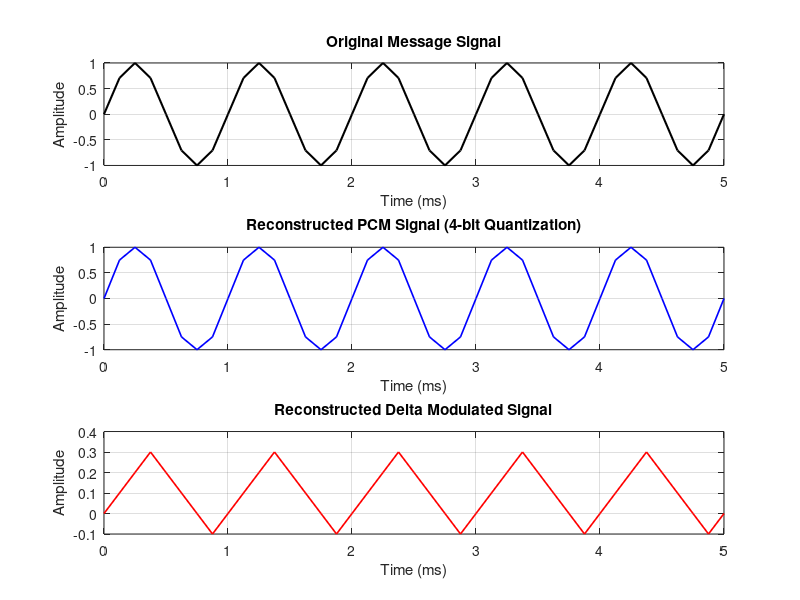
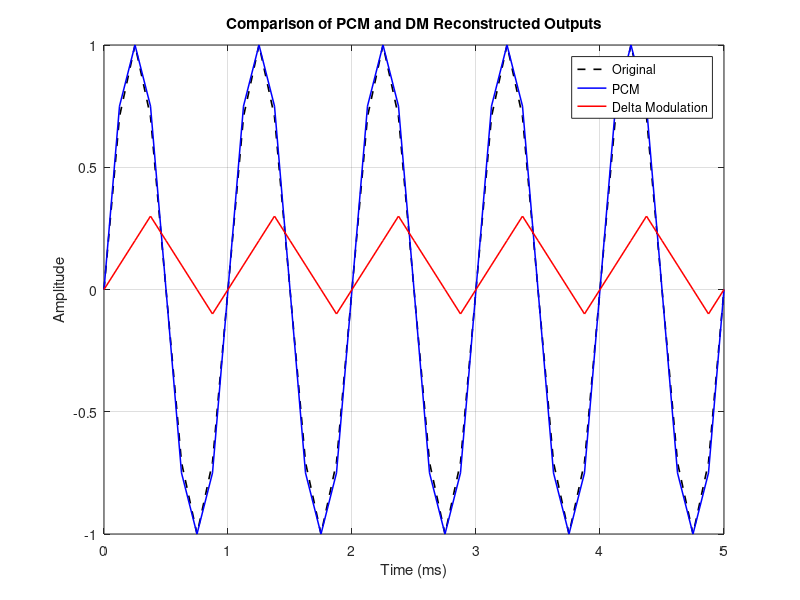

MATLAB code to generate these figures, in order:
clc; clear; close all;

fs = 8000;
fm = 1000;
t = 0:1/fs:5e-3;
Vm = 1;
x = Vm*sin(2*pi*fm*t);

n_bits = 4;
L = 2^n_bits;
xmax = Vm; xmin = -Vm;
delta_pcm = (xmax - xmin) / L;

xq = delta_pcm * floor(x/delta_pcm + 0.5);
q_noise_pcm = x - xq;
Pq_pcm = mean(q_noise_pcm.^2);
SNR_pcm = 10*log10(mean(x.^2)/Pq_pcm);

delta_dm = 0.1;
y_dm = zeros(size(x));
for i = 2:length(x)
    if x(i) >= y_dm(i-1)
        y_dm(i) = y_dm(i-1) + delta_dm;
    else
        y_dm(i) = y_dm(i-1) - delta_dm;
    end
end

q_noise_dm = x - y_dm;
Pq_dm = mean(q_noise_dm.^2);
SNR_dm = 10*log10(mean(x.^2)/Pq_dm);

figure;
subplot(3,1,1);
plot(t*1000, x, 'k', 'LineWidth', 1.5);
title('Original Message Signal');
xlabel('Time (ms)'); ylabel('Amplitude'); grid on;
subplot(3,1,2);
plot(t*1000, xq, 'b', 'LineWidth', 1.2);
title('Reconstructed PCM Signal (4-bit Quantization)');
xlabel('Time (ms)'); ylabel('Amplitude'); grid on;
subplot(3,1,3);
plot(t*1000, y_dm, 'r', 'LineWidth', 1.2);
title('Reconstructed Delta Modulated Signal');
xlabel('Time (ms)'); ylabel('Amplitude'); grid on;

fprintf('--- Quantization and SNR Analysis ---\n');
fprintf('PCM Quantization Step Size     = %.3f V\n', delta_pcm);
fprintf('PCM Quantization Noise Power   = %.6f\n', Pq_pcm);
fprintf('PCM SNR                        = %.2f dB\n', SNR_pcm);
fprintf('\nDelta Modulation Step Size     = %.3f V\n', delta_dm);
fprintf('DM Quantization Noise Power    = %.6f\n', Pq_dm);
fprintf('DM SNR                         = %.2f dB\n', SNR_dm);

figure;
plot(t*1000, x, 'k--', 'LineWidth', 1.2); hold on;
plot(t*1000, xq, 'b', 'LineWidth', 1.1);
plot(t*1000, y_dm, 'r', 'LineWidth', 1.1);
title('Comparison of PCM and DM Reconstructed Outputs');
xlabel('Time (ms)'); ylabel('Amplitude');
legend('Original', 'PCM', 'Delta Modulation'); grid on;
